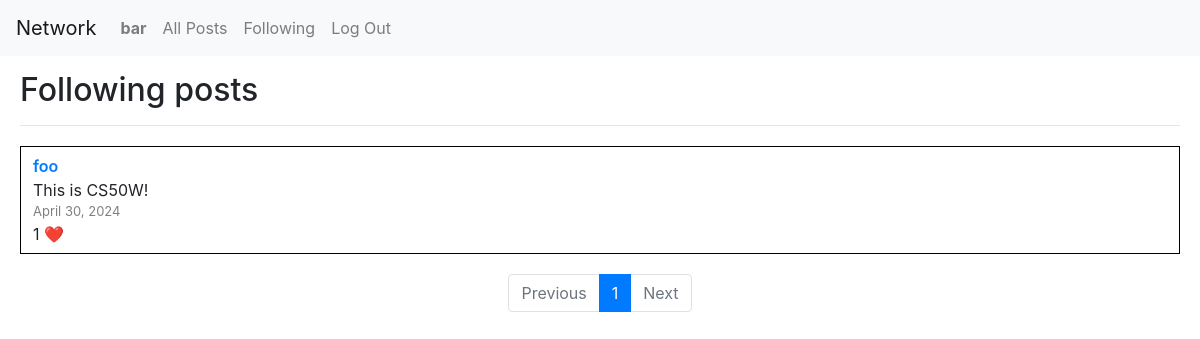
The page /following (signed in) on the database its author committed.
### network/models.py (models this page shows, shortened)
class User(AbstractUser):
    following = models.ManyToManyField('self', related_name='followers', symmetrical=False, null=True, blank=True)
    likes = models.ManyToManyField('Post', related_name='liked_by', blank=True)
    def __str__(self):
        return self.username

class Post(models.Model):
    poster = models.ForeignKey(User, related_name="posts", on_delete=models.CASCADE, null=False, blank=False)
    content = models.TextField(null=False, blank=False)
    date = models.DateField(auto_now_add=True, editable=False)

### network/views.py (the view)
# urls.py: path("following", views.following, name="following"),
@login_required(login_url='login')
def following(request, page_number=1):
    following_posts = Post.objects.filter(poster__in=request.user.following.all())
    p = Paginator(following_posts, posts_count_per_page)
    current_page = p.page(page_number)
    return render(request, "network/following.html", {
        "current_page": current_page,
        "pages": p,
    })

### network/templates/network/following.html
{% extends "network/layout.html" %}
{% block body %}
    <h2>Following posts</h2>
    <hr>
    {% for post in current_page %}
        <div class="post">
            <div class="poster">
                <a href="{% url 'profile' post.poster %}">{{ post.poster }}</a>
            </div>
            <div class="content">{{ post.content }}</div>
            <div class="date">{{ post.date }}</div>
            <div class="likes">
                <span>{{ post.liked_by.count }}</span>
                {% if post in user.likes.all %}
                    <a class="like-btn" data-id="{{ post.pk }}">❤️</a>
                {% else %}
                    <a class="like-btn" data-id="{{ post.pk }}">🤍</a>
                {% endif %}
            </div>
        </div>
    {% empty %}
        <div class="post">
            no posts
        </div>
    {% endfor %}
    <nav aria-label="Page navigation example">
        <ul class="pagination justify-content-center">
          {% if not current_page.has_previous %}
            <li class="page-item disabled">
                <a class="page-link" tabindex="-1" aria-disabled="true">Previous</a>
            </li>
          {% else %}
            <li class="page-item">
                <a class="page-link" href="{% url 'following' current_page.previous_page_number %}" tabindex="-1" aria-disabled="true">Previous</a>
            </li>
          {% endif %}
          {% for i in pages.page_range %}
            {% if current_page.number == i %}
                <li class="page-item active"><a class="page-link" href="{% url 'following' i %}">{{ i }}</a></li>
            {% else %}
                <li class="page-item"><a class="page-link" href="{% url 'following' i %}">{{ i }}</a></li>
            {% endif %}
          {% endfor %}
          {% if not current_page.has_next %}
            <li class="page-item disabled">
                <a class="page-link">Next</a>
            </li>
          {% else %}
            <li class="page-item">
                <a class="page-link" href="{% url 'following' current_page.next_page_number %}" >Next</a>
            </li>
          {% endif %}
        </ul>
    </nav>
{% endblock %}

### network/templates/network/layout.html (shortened to what this page needs)
{% load static %}
<!DOCTYPE html>
<html lang="en">
    <head>
        <link rel="stylesheet" href="https://stackpath.bootstrapcdn.com/bootstrap/4.4.1/css/bootstrap.min.css">
        <link href="{% static 'network/styles.css' %}" rel="stylesheet">
    </head>
    <body>
        <nav class="navbar navbar-expand-lg navbar-light bg-light">
            <a class="navbar-brand" href="#">Network</a>
            <div>
              <ul class="navbar-nav mr-auto">
                {% if user.is_authenticated %}
                    <li class="nav-item">
                        <a class="nav-link" href="#"><strong>{{ user.username }}</strong></a>
                    </li>
                {% endif %}
                <li class="nav-item">
                  <a class="nav-link" href="{% url 'index' %}">All Posts</a>
                </li>
                {% if user.is_authenticated %}
                    <li class="nav-item">
                        <a class="nav-link" href="{% url 'following' %}">Following</a>
                    </li>
                    <li class="nav-item">
                        <a class="nav-link" href="{% url 'logout' %}">Log Out</a>
                    </li>
                {% endif %}
              </ul>
            </div>
          </nav>
        <div class="body">
            {% block body %}
            {% endblock %}
        </div>
    </body>
</html>

### network/static/network/styles.css (style rules this page uses)
.body { margin: 15px 20px; }
.post { border: 1px solid black; margin: 20px 0; padding: 7px 12px; }
.poster { font-weight: 600; }
.date { font-size: 13px; color: gray; }
.like-btn { text-decoration: none; cursor: pointer; }

### rows shown on the page
User: username "bar"
Post: poster "foo", content "This is CS50W!", date "April 30, 2024", liked_by.count "1"

### other values the page prints
{{ i }} "1"
